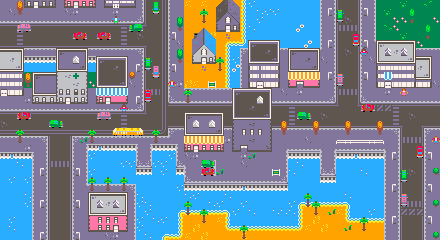

A level layout from a 2D game, rendered from its tile map. Below: a short description, then the map file with tile-grid data replaced by summaries:
An orthogonal 55x30 tile map with 8x8 px tiles, 2 tile layers (Terrain, Objects).

<map version="1.8" tiledversion="1.8.2" orientation="orthogonal" renderorder="right-down" width="55" height="30" tilewidth="8" tileheight="8" infinite="0" nextlayerid="3" nextobjectid="1">
 <tileset firstgid="1" source="sample-sheet.tsx" />
 <layer id="1" name="Terrain" width="55" height="30">
  <data>[1650 cells, 1650 non-empty, 166 distinct tile ids]</data>
 </layer>
 <layer id="2" name="Objects" width="55" height="30">
  <data>[1650 cells, 128 non-empty, 51 distinct tile ids]</data>
 </layer>
</map>